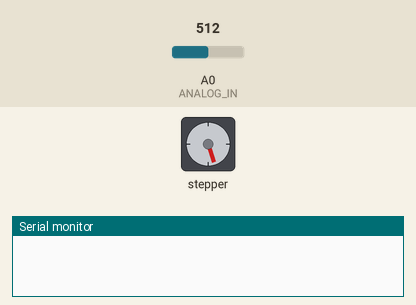
This sketch was run on a simulated Arduino Uno, built with avr-gcc and run on an emulated ATmega328P. Shown: stepper motor, the last lines printed to the serial monitor. The inputs (shaded band) are chosen by the test bench; at power-on: A0 (ANALOG_IN) = 512. Stepper angles assume 200 steps per turn.

Above: at 1.2 s.
1.3 s: A0 (ANALOG_IN) set to 190
At 2.8 s:
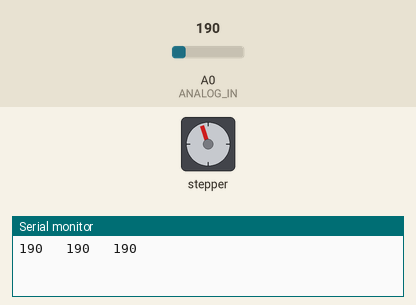
3.4 s: A0 (ANALOG_IN) set to 122
At 3.86 s:
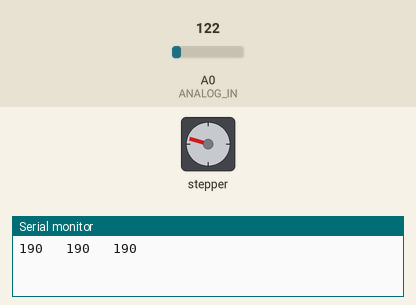
5.5 s: A0 (ANALOG_IN) set to 0
At 7.5 s:
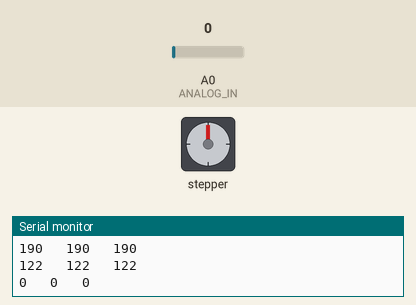
8.5 s: A0 (ANALOG_IN) set to 306
At 8.95 s:
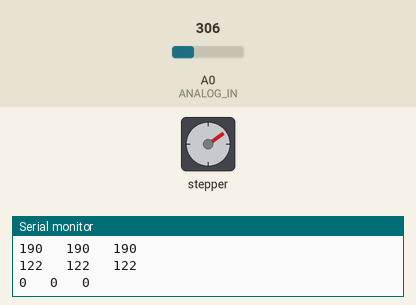
11.5 s: A0 (ANALOG_IN) set to 511
14.5 s: A0 (ANALOG_IN) set to 716
At 14.65 s:
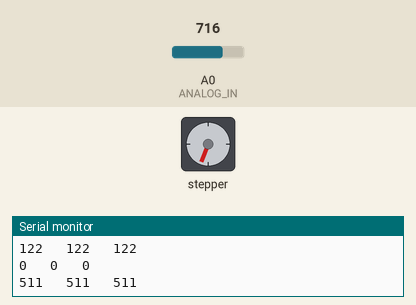
Timing chart, 0 to 18.1 s (numbered marks = the images above; inputs shaded):
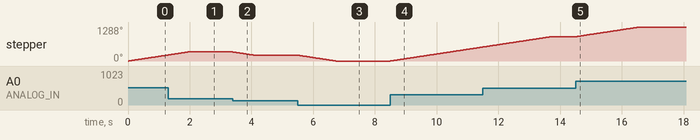

The sketch:

UnoAccelStepper_ProportionalControl.ino
```cpp
// (licence header left out)
// Include the AccelStepper Library
#include <AccelStepper.h>

// Motor Connections (unipolar motor driver)
const int In1 = 8;
const int In2 = 9;
const int In3 = 10;
const int In4 = 11;
// Motor Connections (constant voltage bipolar H-bridge motor driver)
const int AIn1 = 8;
const int AIn2 = 9;
const int BIn1 = 10;
const int BIn2 = 11;
// Motor Connections (constant current, step/direction bipolar motor driver)
const int dirPin = 4;
const int stepPin = 5;

// Creates an instance - Pick the version you want to use and un-comment it. That's the only required change.
//AccelStepper myStepper(AccelStepper::FULL4WIRE, AIn1, AIn2, BIn1, BIn2);  // works for TB6612 (Bipolar, constant voltage, H-Bridge motor driver)
//AccelStepper myStepper(AccelStepper::FULL4WIRE, In1, In3, In2, In4);    // works for ULN2003 (Unipolar motor driver)
AccelStepper myStepper(AccelStepper::DRIVER, stepPin, dirPin);           // works for a4988 (Bipolar, constant current, step/direction driver)

// pot reading must move out of this band to cause motion - avoid judder
#define DEADBAND 5

// This defines the analog input pin for reading the control voltage
// Tested with a 10k linear pot between 5v and GND
#define ANALOG_IN A0

// This is a handy routine for viewing the data direction registers for ports b and d.
/*
void printPinMode()
{
    char pbuffer[20];
    Serial.print(F("DDRB: "));
    snprintf(pbuffer, 5, "%02X", DDRB);
    Serial.print(pbuffer);
    Serial.print(F("  DDRD: "));
    snprintf(pbuffer, 5, "%02X", DDRD);
    Serial.println(pbuffer);
}
*/
void setup()
{
  Serial.begin(115200);
//  printPinMode();    // just for testing
  myStepper.setMaxSpeed(200.);
}

void loop()
{
  static int oldReading = 0;  // old ADC reading
  static bool printOnce = false;   // print flag
  // Read new position  - four averages to cut noise.
  int analog_in = (analogRead(ANALOG_IN) + analogRead(ANALOG_IN)+ analogRead(ANALOG_IN)+ analogRead(ANALOG_IN))/4;
  if ((analog_in > (oldReading + DEADBAND)) || (analog_in < (oldReading - DEADBAND))) {
    myStepper.moveTo((long)analog_in);
    myStepper.setSpeed(100.);   // set speed MUST be called after calling moveTo - MoveTo calculates a new speed! Needed if runSpeedToPosition is used.
    oldReading = analog_in;
    printOnce = true;
  }
  if (myStepper.distanceToGo() != 0) {
    myStepper.runSpeedToPosition();
  } else if (printOnce == true) {
    Serial.print(oldReading);
    Serial.print ("   ");
    Serial.print(myStepper.currentPosition());
    Serial.print ("   ");
    Serial.println(myStepper.targetPosition());
    printOnce = 0;
  }
}
```

Measured:
- after the input at 1.3 s, stepper: goes on until 1.9 s, then stays 342°
- after the input at 3.4 s, stepper: turns 123° counter-clockwise in 0.68 s, starting at once
- after the input at 5.5 s, stepper: turns 219° counter-clockwise in 1.2 s, starting at once
- after the input at 8.5 s, stepper: keeps turning clockwise at about 177°/s, starting at once
- after the input at 14.5 s, stepper: turns 369° clockwise in 2.1 s, starting at once
- by itself, stepper: keeps turning clockwise at about 179°/s
